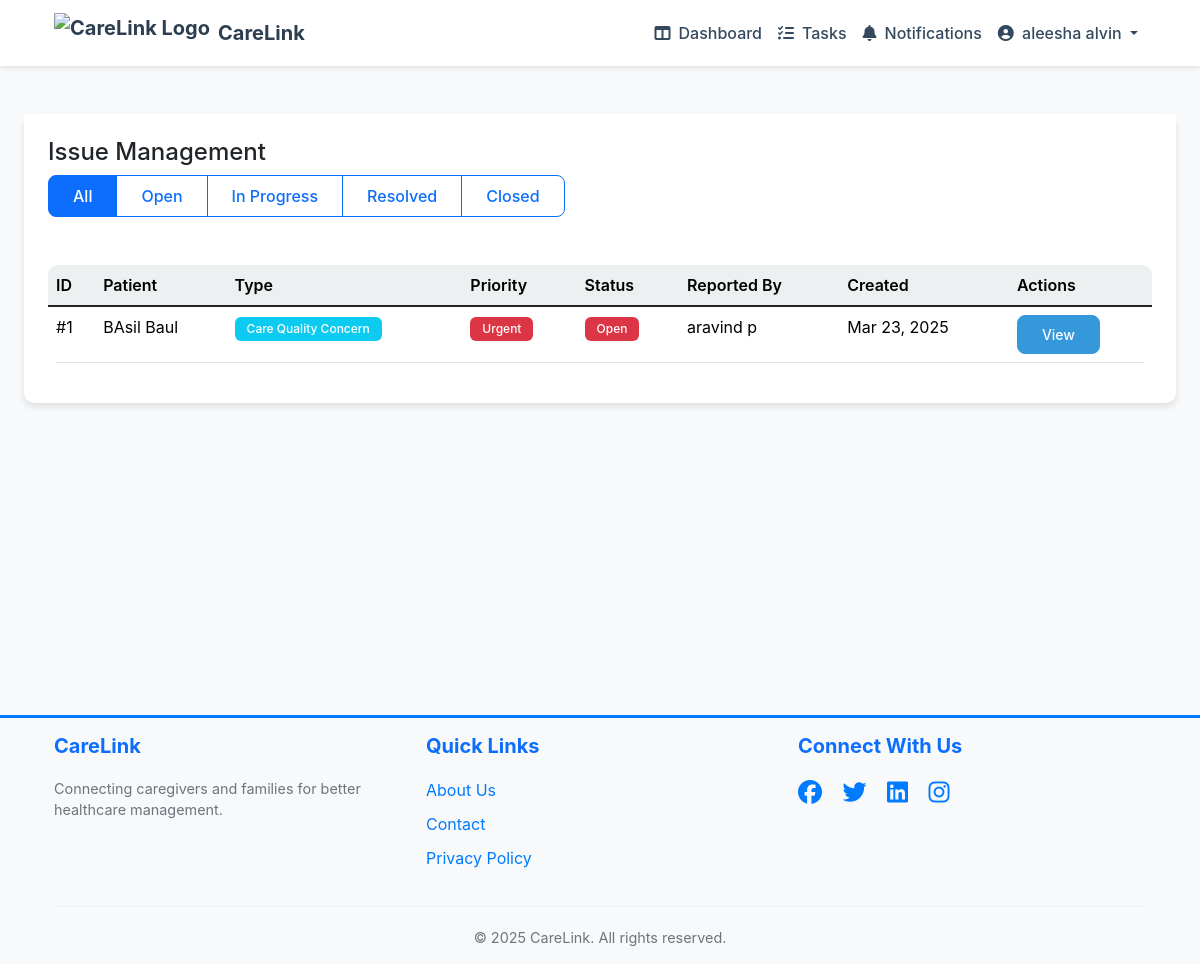
The page /carelink/issues/ (signed in) on the database its author committed.
### carelink/models.py (models this page shows, shortened)
class User(AbstractUser):
    USER_TYPE_CHOICES = (
        ('ADMIN', 'Admin'),
        ('CAREGIVER', 'Caregiver'),
        ('FAMILY', 'Family Member')
    )
    user_type = models.CharField(max_length=10, choices=USER_TYPE_CHOICES)
    phone_number = models.CharField(max_length=15, blank=True)
    address = models.TextField(blank=True)
    profile_picture = models.ImageField(upload_to='profile_pics/', null=True, blank=True)
    family_members = models.ManyToManyField('self', blank=True, symmetrical=False, related_name='related_family_members')
    email_verified = models.BooleanField(default=True)  # Default to True for backward compatibility
    is_active = models.BooleanField(default=True)

class IssueReport(models.Model):
    ISSUE_TYPE_CHOICES = [
        ('CARE_QUALITY', 'Care Quality Concern'),
        ('COMMUNICATION', 'Communication Problem'),
        ('MEDICATION', 'Medication Issue'),
        ('SCHEDULING', 'Scheduling Problem'),
        ('OTHER', 'Other')
    ]
    PRIORITY_CHOICES = [
        ('LOW', 'Low'),
        ('MEDIUM', 'Medium'),
        ('HIGH', 'High'),
        ('URGENT', 'Urgent')
    ]
    STATUS_CHOICES = [
        ('OPEN', 'Open'),
        ('IN_PROGRESS', 'In Progress'),
        ('RESOLVED', 'Resolved'),
        ('CLOSED', 'Closed')
    ]
    patient = models.ForeignKey('Patient', on_delete=models.CASCADE, related_name='issue_reports')
    reported_by = models.ForeignKey('User', on_delete=models.CASCADE, related_name='reported_issues')
    issue_type = models.CharField(max_length=20, choices=ISSUE_TYPE_CHOICES)
    priority = models.CharField(max_length=10, choices=PRIORITY_CHOICES)
    description = models.TextField()
    status = models.CharField(max_length=15, choices=STATUS_CHOICES, default='OPEN')
    resolution_notes = models.TextField(blank=True)
    resolved_by = models.ForeignKey(
        'User',
        on_delete=models.SET_NULL,
        null=True,
        blank=True,
        related_name='resolved_issues'
    )
    created_at = models.DateTimeField(auto_now_add=True)
    updated_at = models.DateTimeField(auto_now=True)
    resolved_at = models.DateTimeField(null=True, blank=True)
    class Meta:
        ordering = ['-created_at']

class Patient(models.Model):
    first_name = models.CharField(max_length=100)
    last_name = models.CharField(max_length=100)
    date_of_birth = models.DateField()
    medical_condition = models.TextField()
    emergency_contact = models.CharField(max_length=15)
    address = models.TextField()
    family_members = models.ManyToManyField(
        User,
        related_name='patients',
        limit_choices_to={'user_type': 'FAMILY'}
    )
    assigned_caregiver = models.OneToOneField(
        User,
        on_delete=models.SET_NULL,
        null=True,
        related_name='assigned_patient',
        limit_choices_to={'user_type': 'CAREGIVER'}
    )
    created_at = models.DateTimeField(auto_now_add=True)
    updated_at = models.DateTimeField(auto_now=True)
    def get_full_name(self):
        return f"{self.first_name} {self.last_name}"

### carelink/views.py (the view)
# urls.py: path('issues/', views.issue_management, name='issue_management'),
@login_required
def issue_management(request):
    if request.user.user_type == 'ADMIN':
        issues = IssueReport.objects.all()
    elif request.user.user_type == 'CAREGIVER':
        issues = IssueReport.objects.filter(patient__assigned_caregiver=request.user)
    else:
        return HttpResponseForbidden("Access denied")
    context = {'issues': issues.order_by('-created_at')}
    return render(request, 'carelink/issue_management.html', context)

### carelink/auth.py (called while the page is built)
    def get_user(self, user_id):
        UserModel = get_user_model()
        try:
            return UserModel.objects.get(pk=user_id)
        except UserModel.DoesNotExist:
            return None

### carelink/templates/carelink/issue_management.html (shortened to what this page needs)
{% extends 'carelink/base.html' %}
{% load static %}
{% block content %}
<div class="container-fluid py-4">
    <div class="row">
        <div class="col-12">
            <div class="card">
                <div class="card-header">
                    <h4 class="mb-0">Issue Management</h4>
                    <div class="btn-group mt-2">
                        <button type="button" class="btn btn-outline-primary active" data-filter="all">All</button>
                        <button type="button" class="btn btn-outline-primary" data-filter="OPEN">Open</button>
                        <button type="button" class="btn btn-outline-primary" data-filter="IN_PROGRESS">In Progress</button>
                        <button type="button" class="btn btn-outline-primary" data-filter="RESOLVED">Resolved</button>
                        <button type="button" class="btn btn-outline-primary" data-filter="CLOSED">Closed</button>
                    </div>
                </div>
                <div class="card-body">
                    <div class="table-responsive">
                        <table class="table table-hover">
                            <thead>
                                <tr>
                                    <th>ID</th>
                                    <th>Patient</th>
                                    <th>Type</th>
                                    <th>Priority</th>
                                    <th>Status</th>
                                    <th>Reported By</th>
                                    <th>Created</th>
                                    <th>Actions</th>
                                </tr>
                            </thead>
                            <tbody>
                                {% for issue in issues %}
                                <tr class="issue-row" data-status="{{ issue.status }}">
                                    <td>#{{ issue.id }}</td>
                                    <td>{{ issue.patient.get_full_name }}</td>
                                    <td>
                                        <span class="badge bg-info">{{ issue.get_issue_type_display }}</span>
                                    </td>
                                    <td>
                                        {% if issue.priority == 'URGENT' %}
                                            <span class="badge bg-danger">Urgent</span>
                                        {% elif issue.priority == 'HIGH' %}
                                            <span class="badge bg-warning">High</span>
                                        {% elif issue.priority == 'MEDIUM' %}
                                            <span class="badge bg-primary">Medium</span>
                                        {% else %}
                                            <span class="badge bg-secondary">Low</span>
                                        {% endif %}
                                    </td>
                                    <td>
                                        {% if issue.status == 'OPEN' %}
                                            <span class="badge bg-danger">Open</span>
                                        {% elif issue.status == 'IN_PROGRESS' %}
                                            <span class="badge bg-warning">In Progress</span>
                                        {% elif issue.status == 'RESOLVED' %}
                                            <span class="badge bg-success">Resolved</span>
                                        {% else %}
                                            <span class="badge bg-secondary">Closed</span>
                                        {% endif %}
                                    </td>
                                    <td>{{ issue.reported_by.get_full_name }}</td>
                                    <td>{{ issue.created_at|date:"M d, Y" }}</td>
                                    <td>
                                        <button type="button" class="btn btn-sm btn-primary"
                                                onclick="viewIssue({{ issue.id }}); return false;"
                                                data-bs-toggle="modal"
                                                data-bs-target="#issueDetailModal">
                                            View
                                        </button>
                                    </td>
                                </tr>
                                {% endfor %}
                            </tbody>
                        </table>
                    </div>
                </div>
            </div>
        </div>
    </div>
</div>
<div class="position-fixed bottom-0 end-0 p-3" style="z-index: 11">
</div>
{% endblock %}

### carelink/templates/carelink/base.html (shortened to what this page needs)
{% load static %}
<!DOCTYPE html>
<html lang="en">
<head>
    <link href="https://cdn.jsdelivr.net/npm/bootstrap@5.3.2/dist/css/bootstrap.min.css" rel="stylesheet">
    <link href="https://cdnjs.cloudflare.com/ajax/libs/font-awesome/6.5.1/css/all.min.css" rel="stylesheet">
    <link href="https://cdn.jsdelivr.net/npm/animate.css@4.1.1/animate.min.css" rel="stylesheet">
    <link href="https://cdn.jsdelivr.net/npm/flatpickr/dist/flatpickr.min.css" rel="stylesheet">
    <link href="https://cdn.jsdelivr.net/npm/bootstrap@5.1.3/dist/css/bootstrap.min.css" rel="stylesheet">
</head>
<body>
    <nav class="navbar navbar-expand-lg navbar-light sticky-top">
        <div class="container">
            <a class="navbar-brand d-flex align-items-center" href="{% url 'carelink:home' %}">
                <img src="https://img.freepik.com/free-vector/hospital-logo-design-vector-medical-cross_53876-136743.jpg?w=1380&t=st=1709827987~exp=1709828587~hmac=1a1a1a1a1a1a1a1a1a1a1a1a1a1a1a1a1a1a1a1a1a1a1a1a1a1a1a1a1a1a1a" alt="CareLink Logo" height="40" class="me-2">
                CareLink
            </a>
            <div class="collapse navbar-collapse" id="navbarNav">
                <ul class="navbar-nav ms-auto">
                    {% if user.is_authenticated %}
                        {% if user.is_staff %}
                            <li class="nav-item">
                                <a class="nav-link" href="{% url 'carelink:care_request_list' %}">
                                    <i class="fas fa-hand-holding-medical me-2"></i>Care Requests
                                </a>
                            </li>
                        {% elif user.user_type == 'CAREGIVER' %}
                            <li class="nav-item">
                                <a class="nav-link" href="{% url 'carelink:caregiver_dashboard' %}">
                                    <i class="fas fa-columns me-2"></i>Dashboard
                                </a>
                            </li>
                            <li class="nav-item">
                                <a class="nav-link" href="{% url 'carelink:task_list' %}">
                                    <i class="fas fa-tasks me-2"></i>Tasks
                                </a>
                            </li>
                        {% endif %}
                        <li class="nav-item">
                            <a class="nav-link" href="{% url 'carelink:notifications_list' %}">
                                <i class="fas fa-bell me-2"></i>Notifications
                            </a>
                        </li>
                        <li class="nav-item dropdown">
                            <a class="nav-link dropdown-toggle" href="#" id="userDropdown" role="button" data-bs-toggle="dropdown">
                                {% if user.profile_picture %}
                                    <img src="{{ user.profile_picture.url }}" alt="Profile" class="rounded-circle me-1" style="width: 30px; height: 30px; object-fit: cover;">
                                {% else %}
                                    <i class="fas fa-user-circle me-1"></i>
                                {% endif %}
                                {{ user.get_full_name|default:user.username }}
                            </a>
                        </li>
                    {% endif %}
                </ul>
            </div>
        </div>
    </nav>
    <main class="py-4">
        {% block content %}{% endblock %}
    </main>
<br>
<br>
<br>
<br>
<br>
<br>
<br>
<br>
<br>
<br>
<br>
    <footer class="footer mt-auto py-3 bg-light">
        <div class="container">
            <div class="row">
                <div class="col-md-4">
                    <h5 class="text-primary">CareLink</h5>
                    <p class="text-muted">
                        Connecting caregivers and families for better healthcare management.
                    </p>
                </div>
                <div class="col-md-4">
                    <h5 class="text-primary">Quick Links</h5>
                    <ul class="list-unstyled">
                        <li><a href="{% url 'carelink:about' %}" class="text-decoration-none">About Us</a></li>
                        <li><a href="{% url 'carelink:contact' %}" class="text-decoration-none">Contact</a></li>
                        <li><a href="{% url 'carelink:privacy' %}" class="text-decoration-none">Privacy Policy</a></li>
                    </ul>
                </div>
                <div class="col-md-4">
                    <h5 class="text-primary">Connect With Us</h5>
                    <div class="social-links">
                        <a href="#" class="text-decoration-none me-3"><i class="fab fa-facebook fa-lg"></i></a>
                        <a href="#" class="text-decoration-none me-3"><i class="fab fa-twitter fa-lg"></i></a>
                        <a href="#" class="text-decoration-none me-3"><i class="fab fa-linkedin fa-lg"></i></a>
                        <a href="#" class="text-decoration-none"><i class="fab fa-instagram fa-lg"></i></a>
                    </div>
                </div>
            </div>
            <hr>
            <div class="row">
                <div class="col-12 text-center">
                    <p class="text-muted mb-0">&copy; {% now "Y" %} CareLink. All rights reserved.</p>
                </div>
            </div>
        </div>
    </footer>
</body>
</html>

### carelink/templates/carelink/base.html (style rules this page uses)
:root { --primary-color: #2c3e50; --secondary-color: #34495e; --accent-color: #3498db; --success-color: #27ae60; --warning-color: #f1c40f; --danger-color: #e74c3c; --light-color: #ecf0f1; --dark-color: #2c3e50; }
body { font-family: 'Inter', sans-serif; background-color: #f8f9fa; color: var(--dark-color); }
.navbar { background-color: white; box-shadow: 0 2px 4px rgba(0,0,0,0.1); }
.navbar-brand { font-weight: 700; color: var(--primary-color) !important; }
.nav-link { color: var(--secondary-color) !important; font-weight: 500; transition: all 0.3s ease; }
.card { border: none; border-radius: 10px; box-shadow: 0 4px 6px rgba(0,0,0,0.1); transition: transform 0.3s ease; }
.card-header { border-bottom: none; background-color: white; padding: 1.5rem; }
.card-body { padding: 1.5rem; }
.btn { border-radius: 8px; padding: 0.5rem 1.5rem; font-weight: 500; transition: all 0.3s ease; }
.btn-primary { background-color: var(--accent-color); border-color: var(--accent-color); }
.table { background-color: white; border-radius: 10px; overflow: hidden; }
.table thead th { background-color: var(--light-color); border-bottom: none; font-weight: 600; }
.badge { padding: 0.5em 1em; font-weight: 500; border-radius: 6px; }
.footer { background: #e9ecef; padding: 50px 0; font-size: 1rem; border-top: 3px solid #007bff; }
.footer h5 { font-weight: 700; margin-bottom: 20px; color: #343a40; }
.footer p { font-size: 0.95rem; color: #495057; }
.footer ul { padding: 0; list-style: none; }
.footer ul li { margin-bottom: 10px; }
.footer ul li a { color: #007bff; transition: color 0.3s ease-in-out; }
.footer .social-links a { color: #007bff; transition: transform 0.3s ease-in-out, color 0.3s ease-in-out; font-size: 1.2rem; }
.footer hr { border-top: 1px solid #ced4da; margin: 20px 0; }
.footer .text-muted { font-size: 0.9rem; color: #6c757d; }

### rows shown on the page
User: get_full_name "aleesha alvin"
IssueReport: id "1", patient.get_full_name "BAsil Baul", issue_type "Care Quality Concern", priority "Urgent", status "Open", reported_by.get_full_name "aravind p", created_at "Mar 23, 2025"
